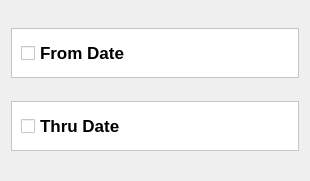
                       <widget class="QWidget" name="scrollAreaWidgetContents_2">
                        <property name="geometry">
                         <rect>
                          <x>0</x>
                          <y>0</y>
                          <width>310</width>
                          <height>181</height>
                         </rect>
                        </property>
                        <layout class="QVBoxLayout" name="verticalLayout_8">
                         <item>
                          <widget class="QFrame" name="frame_13">
                           <property name="maximumSize">
                            <size>
                             <width>16777215</width>
                             <height>50</height>
                            </size>
                           </property>
                           <property name="styleSheet">
                            <string notr="true">background:transparent;
color: rgb(0, 0, 0);
background-color: rgb(255, 255, 255);</string>
                           </property>
                           <property name="frameShape">
                            <enum>QFrame::StyledPanel</enum>
                           </property>
                           <property name="frameShadow">
                            <enum>QFrame::Raised</enum>
                           </property>
                           <layout class="QHBoxLayout" name="horizontalLayout_5">
                            <item>
                             <widget class="QCheckBox" name="checkBox">
                              <property name="font">
                               <font>
                                <pointsize>13</pointsize>
                                <weight>75</weight>
                                <bold>true</bold>
                               </font>
                              </property>
                              <property name="styleSheet">
                               <string notr="true">background:transparent;
color: rgb(0, 0, 0);
background-color: rgb(255, 255, 255);</string>
                              </property>
                              <property name="text">
                               <string>From Date</string>
                              </property>
                             </widget>
                            </item>
                           </layout>
                          </widget>
                         </item>
                         <item>
                          <widget class="QFrame" name="frame_14">
                           <property name="maximumSize">
                            <size>
                             <width>16777215</width>
                             <height>50</height>
                            </size>
                           </property>
                           <property name="styleSheet">
                            <string notr="true">background:transparent;
color: rgb(0, 0, 0);
background-color: rgb(255, 255, 255);</string>
                           </property>
                           <property name="frameShape">
                            <enum>QFrame::StyledPanel</enum>
                           </property>
                           <property name="frameShadow">
                            <enum>QFrame::Raised</enum>
                           </property>
                           <layout class="QHBoxLayout" name="horizontalLayout_6">
                            <item>
                             <widget class="QCheckBox" name="checkBox_2">
                              <property name="font">
                               <font>
                                <pointsize>13</pointsize>
                                <weight>75</weight>
                                <bold>true</bold>
                               </font>
                              </property>
                              <property name="styleSheet">
                               <string notr="true">background:transparent;
color: rgb(0, 0, 0);
background-color: rgb(255, 255, 255);</string>
                              </property>
                              <property name="text">
                               <string>Thru Date</string>
                              </property>
                             </widget>
                            </item>
                           </layout>
                          </widget>
                         </item>
                        </layout>
                       </widget>
